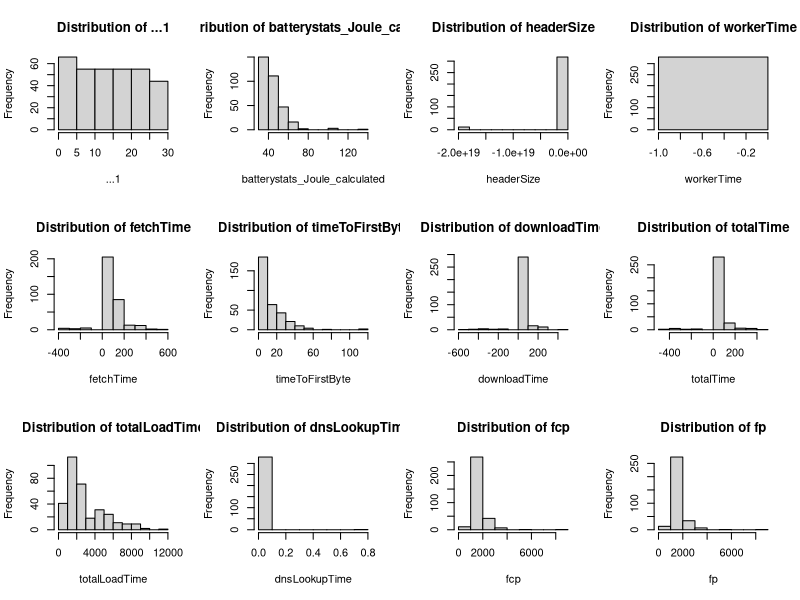
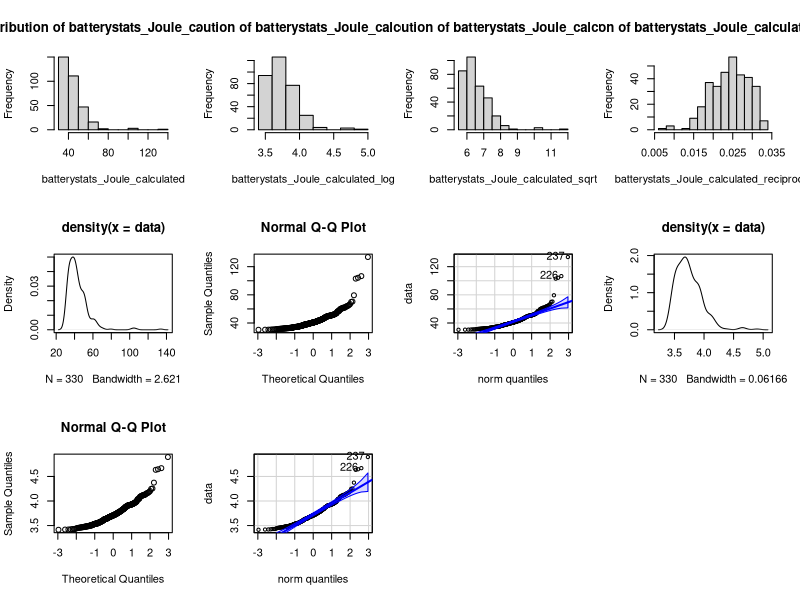

Here is the R script that generated these plots, in order:
library(tidyverse)
#read data
wifi_data<-read_csv("Aggregated_Reps_Wifi.csv")
#summary the data
summary(wifi_data)
#check if the column data is numeric
unlist(lapply(wifi_data, is.numeric))
#get the numeric columns
num_cols<-colnames(wifi_data)[unlist(lapply(wifi_data, is.numeric))]
#get the distribution plots of all numeric columns
par(mfrow=c(3,4))
mapply(hist,wifi_data[num_cols],main=paste('Distribution of',num_cols),xlab=num_cols)
#the distribution plots of log,sqrt and reciprocal of batterystats_Joule_calculated
#(can change to other columns)
wifi_data<-wifi_data %>%
  mutate(batterystats_Joule_calculated_log = log(batterystats_Joule_calculated),
         batterystats_Joule_calculated_sqrt = sqrt(batterystats_Joule_calculated),
         batterystats_Joule_calculated_reciprocal = 1/batterystats_Joule_calculated)

wifi_data
plot_cols<-c('batterystats_Joule_calculated','batterystats_Joule_calculated_log',
             'batterystats_Joule_calculated_sqrt','batterystats_Joule_calculated_reciprocal')

mapply(hist,wifi_data[plot_cols],main=paste('Distribution of',plot_cols),xlab=plot_cols)
#check normality of batterystats_Joule_calculated and log
check_normality<-function(data){
  plot(density(data))
  qqnorm(data)
  car::qqPlot(data)
  #qqline(data, col=2, lwd=2)
  shapiro.test(data)
}

wifi_data$batterystats_Joule_calculated %>%
  check_normality

wifi_data$batterystats_Joule_calculated_log %>%
  check_normality()
